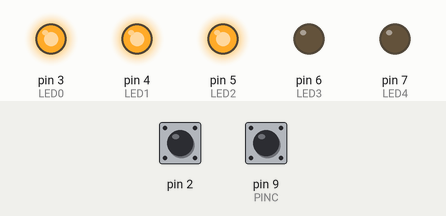
This sketch was run on a simulated Arduino Uno, built with avr-gcc and run on an emulated ATmega328P. On the bench: output pins drawn as LEDs (lit = HIGH). The inputs (shaded band) are chosen by the test bench; at power-on: pin 2 LOW, pin 9 (PINC) HIGH.

Above: at 1.2 s.
1.3 s: pin 2 driven HIGH
At 2.5 s:
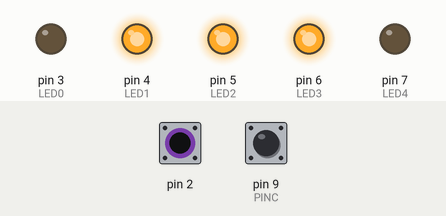
2.8 s: pin 2 pulsed LOW 5 times (0.12 s each, 0.3 s apart)
At 3.37 s:
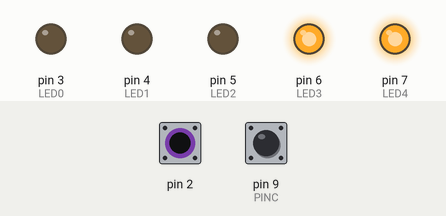
At 5.5 s:
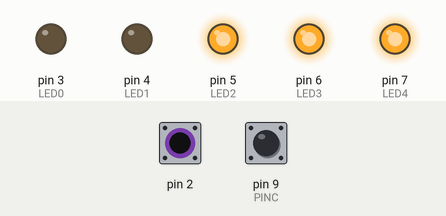
Timing chart, 0 to 7.0 s (numbered marks = the images above; inputs shaded):
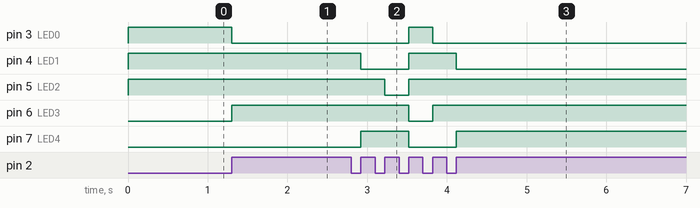

Measured:
- after the input at 1.3 s, pin 3 (LED0): HIGH → LOW at once; pin 6 (LED3): LOW → HIGH at once
- after the input at 2.8 s, pin 3 (LED0): LOW → HIGH after 0.72 s, → LOW 0.30 s later; pin 4 (LED1): HIGH → LOW after 0.12 s, → HIGH 0.60 s later, → LOW 0.60 s later

The sketch:

FLIPFLOPJK.ino
```cpp
#define LED0 3
#define LED1 4
#define LED2 5
#define LED3 6
#define LED4 7

#define PINC 9
#define PINCLK 8

bool J0 = 0, K0 = 0, J1 = 0, K1 = 0;
volatile bool Q0 = 0, Q1 = 0;
bool C = 0;
bool S0 = 0, S1 = 0, S2 = 0, S3 = 0, S4 = 0;

bool flip_flop_JK(bool Q, bool J, bool K) {
  return Q & !K | !Q & J;
}

void CLK() {
  Q0 = flip_flop_JK(Q0, J0, K0);
  Q1 = flip_flop_JK(Q1, J1, K1);
}

void clockGenerator(byte pino, float f) {
  static bool state = LOW;
  static unsigned long t1, t0;
  t1 = millis();
  if (t1 - t0 >= 500. / f) {
    digitalWrite(pino, state = !state);
    t0 = t1;
  }
}

void funcoes_estado_seguinte() {
  J1 = !Q1 & !Q0 & C | Q0 & !Q1 & !C;
  K1 = Q1 & Q0 | Q1 & C;
  J0 = !Q1 & !Q0 | !Q0 & !C;
  K0 = Q0;
}

void funcoes_saida() {
  bool STATE0 = !Q0 & !Q1;
  bool STATE1 = Q0 & !Q1;
  bool STATE2 = !Q0 & Q1;
  bool STATE3 = Q0 & Q1;

  S0 = STATE0;
  S1 = STATE0 | STATE1;
  S2 = STATE1 | STATE2;
  S3 = STATE2 | STATE3;
  S4 = STATE3;
}

void escreve_saidas() {
  digitalWrite(LED0, S0);
  digitalWrite(LED1, S0 | S1);
  digitalWrite(LED2, S1 | S2);
  digitalWrite(LED3, S2 | S3);
  digitalWrite(LED4, S3);
}

void ler_entradas() {
  C = !digitalRead(PINC);
}

void setup() {
  pinMode(PINC, INPUT_PULLUP);
  pinMode(LED0, OUTPUT);
  pinMode(LED1, OUTPUT);
  pinMode(LED2, OUTPUT);
  pinMode(LED3, OUTPUT);
  pinMode(LED4, OUTPUT);

  attachInterrupt(0, CLK, RISING);
  interrupts();
}

void loop() {
  ler_entradas();
  funcoes_estado_seguinte();
  funcoes_saida();
  escreve_saidas();
  clockGenerator(PINCLK, 1);
}
```
